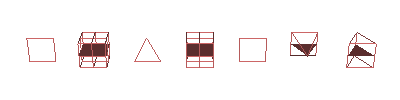

Here is the Python script that generated this plot:
#!/usr/bin/env python

# Contour a manually-built unstructured grid containing mixed cell types
# (quad, voxel, hex, triangle, pixel, pyramid, wedge) with vtkContour3DLinearGrid.

# Factory overrides
import vtkmodules.vtkInteractionStyle  # noqa: F401
import vtkmodules.vtkRenderingOpenGL2  # noqa: F401

from vtkmodules.vtkCommonCore import (
    vtkIdList,
    vtkPoints,
)
from vtkmodules.vtkCommonDataModel import (
    vtkHexahedron,
    vtkPixel,
    vtkPyramid,
    vtkQuad,
    vtkTriangle,
    vtkUnstructuredGrid,
    vtkVoxel,
    vtkWedge,
)
from vtkmodules.vtkFiltersCore import (
    vtkContour3DLinearGrid,
    vtkSimpleElevationFilter,
)
from vtkmodules.vtkRenderingCore import (
    vtkActor,
    vtkDataSetMapper,
    vtkPolyDataMapper,
    vtkRenderWindow,
    vtkRenderWindowInteractor,
    vtkRenderer,
)

merge_points = 1
interpolate_attr = 1
compute_normals = 1

# Build an unstructured grid with mixed cell types: quad, 8 voxels,
# triangle, 8 hexes, pixel, pyramid, wedge. 76 points, 21 cells.
unstructured_grid = vtkUnstructuredGrid()
grid_points = vtkPoints()
grid_points.SetNumberOfPoints(76)
unstructured_grid.SetPoints(grid_points)

# Quad points
grid_points.SetPoint(0, 0, 0, 0)
grid_points.SetPoint(1, 2, 0, 0)
grid_points.SetPoint(2, 0, 2, 0)
grid_points.SetPoint(3, 2, 2, 0)

# 3x3x3 voxel volume points (indices 4-30)
grid_points.SetPoint(4, 4, 0, -1)
grid_points.SetPoint(5, 5, 0, -1)
grid_points.SetPoint(6, 6, 0, -1)
grid_points.SetPoint(7, 4, 1, -1)
grid_points.SetPoint(8, 5, 1, -1)
grid_points.SetPoint(9, 6, 1, -1)
grid_points.SetPoint(10, 4, 2, -1)
grid_points.SetPoint(11, 5, 2, -1)
grid_points.SetPoint(12, 6, 2, -1)
grid_points.SetPoint(13, 4, 0, 0)
grid_points.SetPoint(14, 5, 0, 0)
grid_points.SetPoint(15, 6, 0, 0)
grid_points.SetPoint(16, 4, 1, 0)
grid_points.SetPoint(17, 5, 1, 0)
grid_points.SetPoint(18, 6, 1, 0)
grid_points.SetPoint(19, 4, 2, 0)
grid_points.SetPoint(20, 5, 2, 0)
grid_points.SetPoint(21, 6, 2, 0)
grid_points.SetPoint(22, 4, 0, 1)
grid_points.SetPoint(23, 5, 0, 1)
grid_points.SetPoint(24, 6, 0, 1)
grid_points.SetPoint(25, 4, 1, 1)
grid_points.SetPoint(26, 5, 1, 1)
grid_points.SetPoint(27, 6, 1, 1)
grid_points.SetPoint(28, 4, 2, 1)
grid_points.SetPoint(29, 5, 2, 1)
grid_points.SetPoint(30, 6, 2, 1)

# Triangle point
grid_points.SetPoint(31, 8, 0, 0)
grid_points.SetPoint(32, 10, 0, 0)
grid_points.SetPoint(33, 9, 2, 0)

# 3x3x3 hex volume points (indices 34-60)
grid_points.SetPoint(34, 12, 0, -1)
grid_points.SetPoint(35, 13, 0, -1)
grid_points.SetPoint(36, 14, 0, -1)
grid_points.SetPoint(37, 12, 1, -1)
grid_points.SetPoint(38, 13, 1, -1)
grid_points.SetPoint(39, 14, 1, -1)
grid_points.SetPoint(40, 12, 2, -1)
grid_points.SetPoint(41, 13, 2, -1)
grid_points.SetPoint(42, 14, 2, -1)
grid_points.SetPoint(43, 12, 0, 0)
grid_points.SetPoint(44, 13, 0, 0)
grid_points.SetPoint(45, 14, 0, 0)
grid_points.SetPoint(46, 12, 1, 0)
grid_points.SetPoint(47, 13, 1, 0)
grid_points.SetPoint(48, 14, 1, 0)
grid_points.SetPoint(49, 12, 2, 0)
grid_points.SetPoint(50, 13, 2, 0)
grid_points.SetPoint(51, 14, 2, 0)
grid_points.SetPoint(52, 12, 0, 1)
grid_points.SetPoint(53, 13, 0, 1)
grid_points.SetPoint(54, 14, 0, 1)
grid_points.SetPoint(55, 12, 1, 1)
grid_points.SetPoint(56, 13, 1, 1)
grid_points.SetPoint(57, 14, 1, 1)
grid_points.SetPoint(58, 12, 2, 1)
grid_points.SetPoint(59, 13, 2, 1)
grid_points.SetPoint(60, 14, 2, 1)

# Pixel points
grid_points.SetPoint(61, 16, 0, 0)
grid_points.SetPoint(62, 18, 0, 0)
grid_points.SetPoint(63, 16, 2, 0)
grid_points.SetPoint(64, 18, 2, 0)

# Pyramid points
grid_points.SetPoint(65, 20, 0, -1)
grid_points.SetPoint(66, 22, 0, -1)
grid_points.SetPoint(67, 20, 2, -1)
grid_points.SetPoint(68, 22, 2, -1)
grid_points.SetPoint(69, 21, 1, 1)

# Wedge points
grid_points.SetPoint(70, 24, 0, 1)
grid_points.SetPoint(71, 26, 0, 1)
grid_points.SetPoint(72, 24, 2, 1)
grid_points.SetPoint(73, 26, 2, 1)
grid_points.SetPoint(74, 25, 0, -1)
grid_points.SetPoint(75, 25, 2, -1)

# Insert cells
cell_ids = vtkIdList()

# Quad
quad = vtkQuad()
cell_ids.SetNumberOfIds(4)
cell_ids.SetId(0, 0)
cell_ids.SetId(1, 1)
cell_ids.SetId(2, 3)
cell_ids.SetId(3, 2)
unstructured_grid.InsertNextCell(quad.GetCellType(), cell_ids)

# 8 voxels
voxel_cell = vtkVoxel()
voxel_connectivity = [
    [4, 5, 7, 8, 13, 14, 16, 17],
    [5, 6, 8, 9, 14, 15, 17, 18],
    [7, 8, 10, 11, 16, 17, 19, 20],
    [8, 9, 11, 12, 17, 18, 20, 21],
    [13, 14, 16, 17, 22, 23, 25, 26],
    [14, 15, 17, 18, 23, 24, 26, 27],
    [16, 17, 19, 20, 25, 26, 28, 29],
    [17, 18, 20, 21, 26, 27, 29, 30],
]
cell_ids.SetNumberOfIds(8)
for conn in voxel_connectivity:
    for j in range(8):
        cell_ids.SetId(j, conn[j])
    unstructured_grid.InsertNextCell(voxel_cell.GetCellType(), cell_ids)

# Triangle
triangle_cell = vtkTriangle()
cell_ids.SetNumberOfIds(3)
cell_ids.SetId(0, 31)
cell_ids.SetId(1, 32)
cell_ids.SetId(2, 33)
unstructured_grid.InsertNextCell(triangle_cell.GetCellType(), cell_ids)

# 8 hexes
hex_cell = vtkHexahedron()
hex_connectivity = [
    [34, 35, 38, 37, 43, 44, 47, 46],
    [35, 36, 39, 38, 44, 45, 48, 47],
    [37, 38, 41, 40, 46, 47, 50, 49],
    [38, 39, 42, 41, 47, 48, 51, 50],
    [43, 44, 47, 46, 52, 53, 56, 55],
    [44, 45, 48, 47, 53, 54, 57, 56],
    [46, 47, 50, 49, 55, 56, 59, 58],
    [47, 48, 51, 50, 56, 57, 60, 59],
]
cell_ids.SetNumberOfIds(8)
for conn in hex_connectivity:
    for j in range(8):
        cell_ids.SetId(j, conn[j])
    unstructured_grid.InsertNextCell(hex_cell.GetCellType(), cell_ids)

# Pixel
pixel = vtkPixel()
cell_ids.SetNumberOfIds(4)
cell_ids.SetId(0, 61)
cell_ids.SetId(1, 62)
cell_ids.SetId(2, 63)
cell_ids.SetId(3, 64)
unstructured_grid.InsertNextCell(pixel.GetCellType(), cell_ids)

# Pyramid
pyramid_cell = vtkPyramid()
cell_ids.SetNumberOfIds(5)
cell_ids.SetId(0, 65)
cell_ids.SetId(1, 66)
cell_ids.SetId(2, 68)
cell_ids.SetId(3, 67)
cell_ids.SetId(4, 69)
unstructured_grid.InsertNextCell(pyramid_cell.GetCellType(), cell_ids)

# Wedge
wedge = vtkWedge()
cell_ids.SetNumberOfIds(6)
cell_ids.SetId(0, 70)
cell_ids.SetId(1, 71)
cell_ids.SetId(2, 74)
cell_ids.SetId(3, 72)
cell_ids.SetId(4, 73)
cell_ids.SetId(5, 75)
unstructured_grid.InsertNextCell(wedge.GetCellType(), cell_ids)

# Elevation filter to generate scalars for contouring
elevation = vtkSimpleElevationFilter()
elevation.SetInputData(unstructured_grid)
elevation.SetVector(0, 1, 0)

# Contour the mixed-cell grid
contour = vtkContour3DLinearGrid()
contour.SetInputConnection(elevation.GetOutputPort())
contour.SetValue(0, 1)
contour.SetMergePoints(merge_points)
contour.SetInterpolateAttributes(interpolate_attr)
contour.SetComputeNormals(compute_normals)
contour.Update()

contour_mapper = vtkPolyDataMapper()
contour_mapper.SetInputConnection(contour.GetOutputPort())
contour_mapper.ScalarVisibilityOff()

contour_actor = vtkActor()
contour_actor.SetMapper(contour_mapper)
contour_actor.GetProperty().SetColor(0.8, 0.4, 0.4)

# Wireframe of the original grid
cell_mapper = vtkDataSetMapper()
cell_mapper.SetInputData(unstructured_grid)
cell_mapper.ScalarVisibilityOff()

cell_actor = vtkActor()
cell_actor.SetMapper(cell_mapper)
cell_actor.GetProperty().SetColor(0.8, 0.4, 0.4)
cell_actor.GetProperty().SetRepresentationToWireframe()

# Renderer
renderer = vtkRenderer()
renderer.SetBackground(1, 1, 1)
renderer.AddActor(contour_actor)
renderer.AddActor(cell_actor)

# Window
render_window = vtkRenderWindow()
render_window.AddRenderer(renderer)
render_window.SetSize(400, 100)
render_window.SetWindowName("contour mixed cell types")

# Scene
renderer.GetActiveCamera().SetFocalPoint(0, 0, 0)
renderer.GetActiveCamera().SetPosition(0, 0.5, 1)
renderer.ResetCamera()
renderer.GetActiveCamera().Zoom(3.5)

# Interactor
interactor = vtkRenderWindowInteractor()
interactor.SetRenderWindow(render_window)

interactor.Initialize()
interactor.Start()
